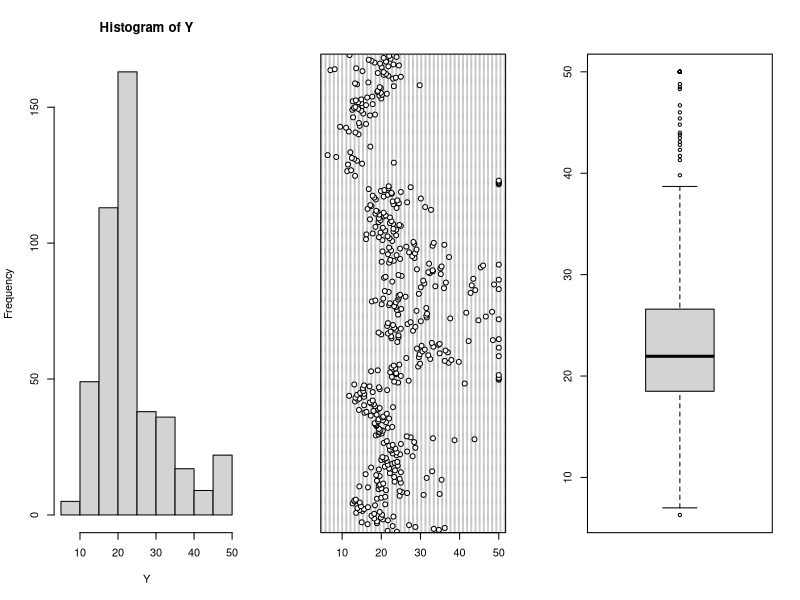
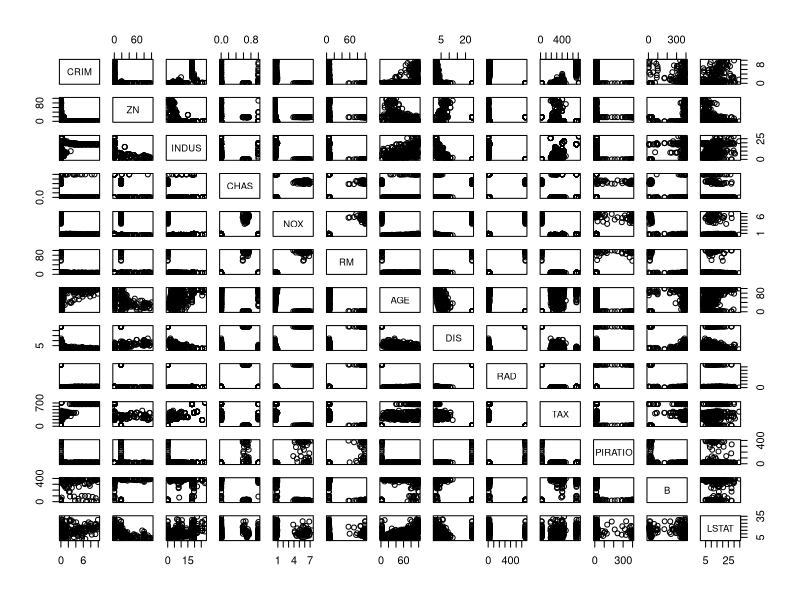
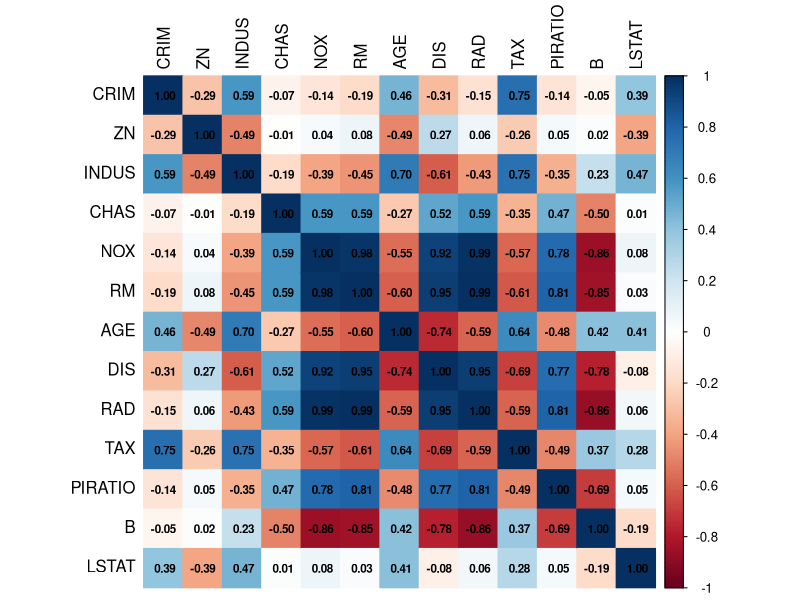
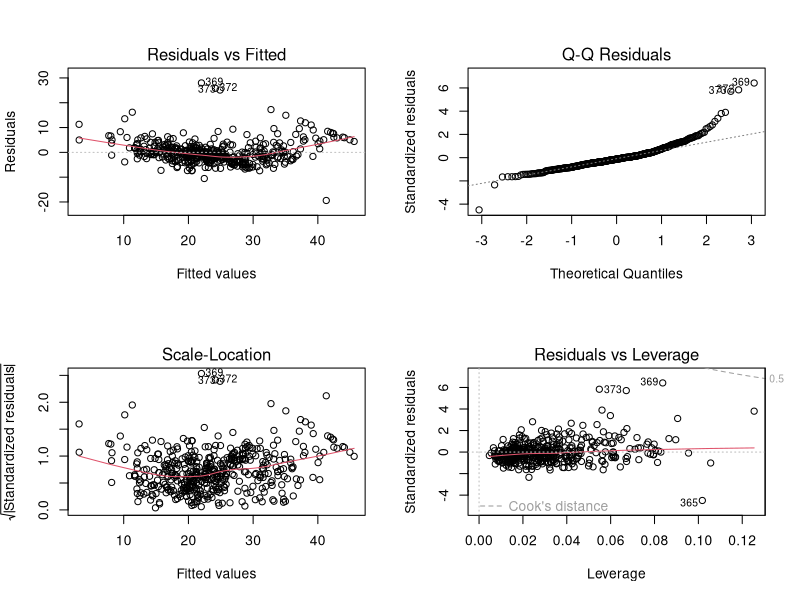
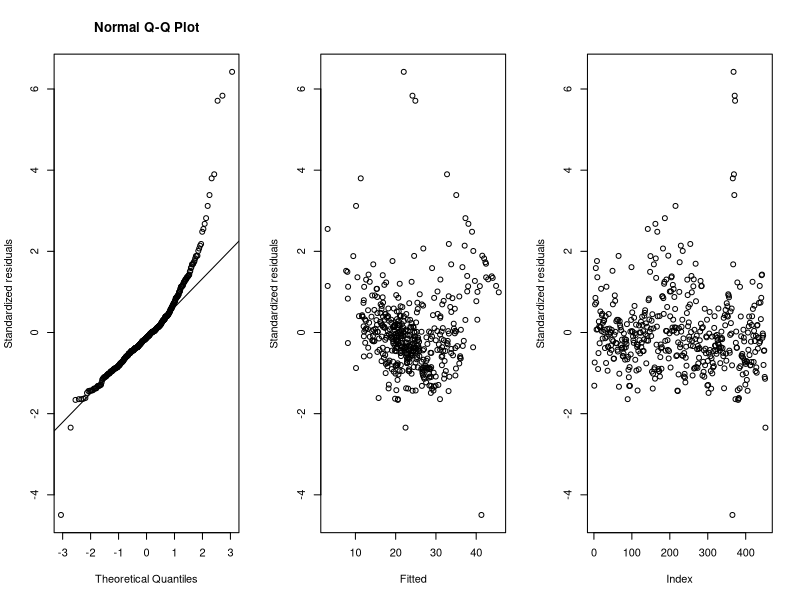
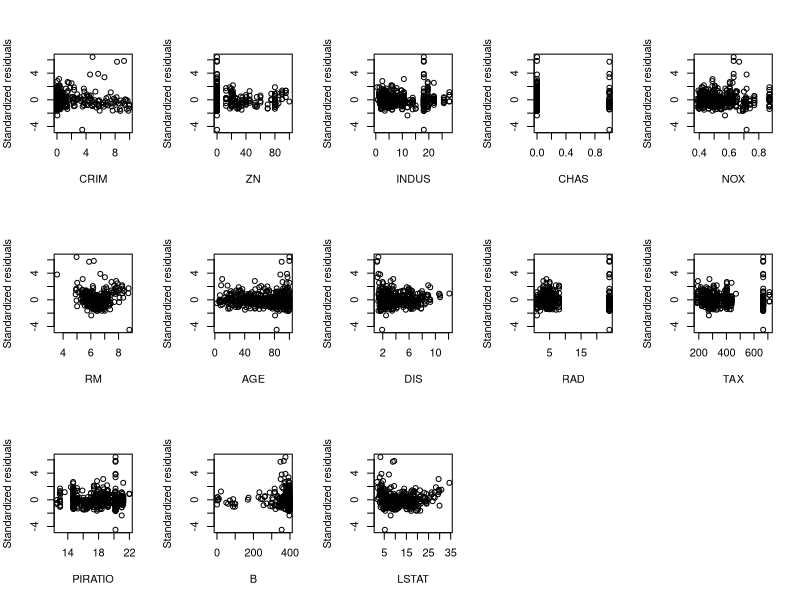
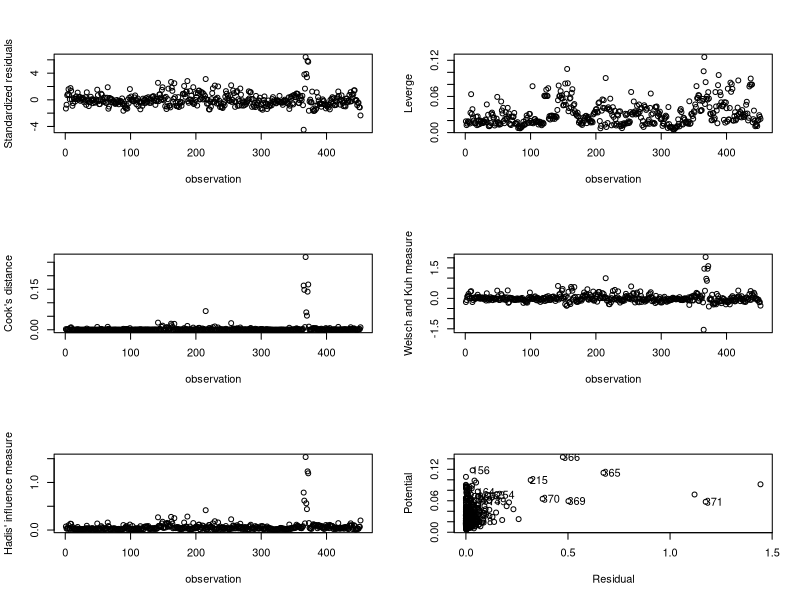

The R script that drew these images, in order:
install.packages("car")
install.packages("corrplot")
install.packages("MASS")
library(car)
library(corrplot)
library(MASS)

data_boston = read.csv("boston_housing_data.csv")
is.na(data_boston)

Y=data_boston[,14]
X=data_boston[,c(1:13)]
p=ncol(X)
n=nrow(X)

#一维图
par(mfrow=c(1,3))
hist(Y)
dotchart(Y)
boxplot(Y)
#二维图
pairs(data_boston[,-14])
cor=cor(data_boston[-14,-14])
par(mfrow=c(1,1))
corrplot(cor, method = "color", addCoef.col = "black", number.cex = 0.7, tl.col = "black")

lm1=lm(MEDV~CRIM+ZN+INDUS+CHAS+NOX+RM+AGE+DIS+RAD+TAX+PIRATIO+B+LSTAT,data=data_boston)
summary(lm1)
vif(lm1)
aic1=AIC(lm1)
bic1=BIC(lm1)
sbc1=AIC(lm1, k = log(nrow(model.frame(lm1))))
cat("AIC:", aic1, "\n")
cat("BIC:", bic1, "\n")
cat("SBC:", sbc1, "\n")

par(mfrow=c(2,2))
plot(lm1)
par(mfrow=c(1,3))
r=rstandard(lm1)
qqnorm(r,ylab="Standardized residuals")
qqline(r)
Yhat=fitted(lm1)
plot(Yhat,r,xlab="Fitted",
     ylab=expression(paste("Standardized"," residuals")))
plot(r, ylab=expression(paste("Standardized"," residuals")))

X_matrix=model.matrix(lm1)
predictor_names=colnames(X_matrix)[-1]
par(mfrow = c(3,5))
for (i in seq_along(predictor_names)) {
  plot(X_matrix[, i + 1], r, xlab = predictor_names[i], ylab = expression(paste("Standardized residuals")))
}

Leverge=influence(lm1)$hat
C=cooks.distance(lm1)
DFITS=dffits(lm1)
e=lm1$residuals
d_square=(e/sqrt(sum(e^2)))^2
pot=Leverge/(1-Leverge)
res=(p+1)*(1/(1-Leverge))*(d_square/(1-d_square))
H=pot+res

par(mfrow=c(3,2))
plot(r,xlab="observation",ylab="Standardized residuals")
plot(Leverge,xlab="observation",ylab="Leverge")
plot(C,xlab="observation",ylab="Cook's distance")
plot(DFITS,xlab="observation",ylab="Welsch and Kuh measure")
plot(H,xlab="observation",ylab="Hadis' influence measure")
plot(res,pot,xlab="Residual",ylab="Potential")
point=c(9,49,149,155,156,163,164,215,254,365,366,369,370,371,373,378,467,491)
for(i in point){
  text(res[i], pot[i], labels=i,adj=(.05))
}

pos1=which(abs(r)>3)
pos1
pos2=which(Leverge>2*(p+1)/n)
pos2
pos3=which(C>qf(0.5,p+1,n-p-1))
pos3
pos4=which(abs(DFITS)>2*sqrt((p+1)/(n-p-1)))
pos4

data_new=data_boston[-c(9,49,149,155,156,163,164,215,254,365,366,369,370,371,373,378,467,491),]
lm2=lm(MEDV~CRIM+ZN+INDUS+CHAS+NOX+RM+AGE+DIS+RAD+TAX+PIRATIO+B+LSTAT,data=data_new)
summary(lm2)
aic2=AIC(lm2)
bic2=BIC(lm2)
sbc2=AIC(lm2, k = log(nrow(model.frame(lm1))))
cat("AIC:", aic2, "\n")
cat("BIC:", bic2, "\n")
cat("SBC:", sbc2, "\n")
anova(lm2)

lm3=lm(MEDV~CRIM+ZN+RM+AGE+DIS+RAD+TAX+PIRATIO+B+LSTAT,data=data_new)
summary(lm3)
aic3=AIC(lm3)
bic3=BIC(lm3)
sbc3=AIC(lm3, k = log(nrow(model.frame(lm1))))
cat("AIC:", aic3, "\n")
cat("BIC:", bic3, "\n")
cat("SBC:", sbc3, "\n")
anova(lm3)

F=((5316.2-5263.4)/(p-3))/(5263.4/(n-p-1))
F0=qf(0.95,p-3,n-p-1)
print(F)
print(F0)
